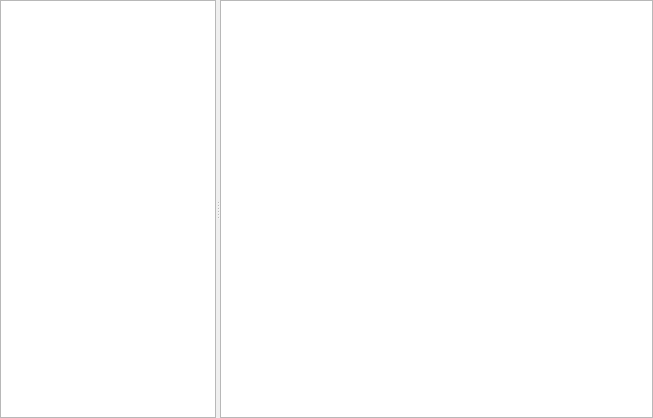
<?xml version="1.0" encoding="UTF-8"?>
<ui version="4.0">
 <class>PreferencesWidget</class>
 <widget class="QWidget" name="PreferencesWidget">
  <property name="geometry">
   <rect>
    <x>0</x>
    <y>0</y>
    <width>653</width>
    <height>418</height>
   </rect>
  </property>
  <property name="windowTitle">
   <string>Form</string>
  </property>
  <layout class="QGridLayout" name="gridLayout">
   <property name="leftMargin">
    <number>0</number>
   </property>
   <property name="topMargin">
    <number>0</number>
   </property>
   <property name="rightMargin">
    <number>0</number>
   </property>
   <property name="bottomMargin">
    <number>0</number>
   </property>
   <item row="0" column="0">
    <widget class="QSplitter" name="splitter">
     <property name="orientation">
      <enum>Qt::Horizontal</enum>
     </property>
     <widget class="QTreeView" name="treeView">
      <property name="sizePolicy">
       <sizepolicy hsizetype="Expanding" vsizetype="Expanding">
        <horstretch>1</horstretch>
        <verstretch>0</verstretch>
       </sizepolicy>
      </property>
     </widget>
     <widget class="QTreeView" name="tableView">
      <property name="sizePolicy">
       <sizepolicy hsizetype="Expanding" vsizetype="Expanding">
        <horstretch>2</horstretch>
        <verstretch>0</verstretch>
       </sizepolicy>
      </property>
     </widget>
    </widget>
   </item>
  </layout>
 </widget>
 <resources/>
 <connections/>
</ui>
